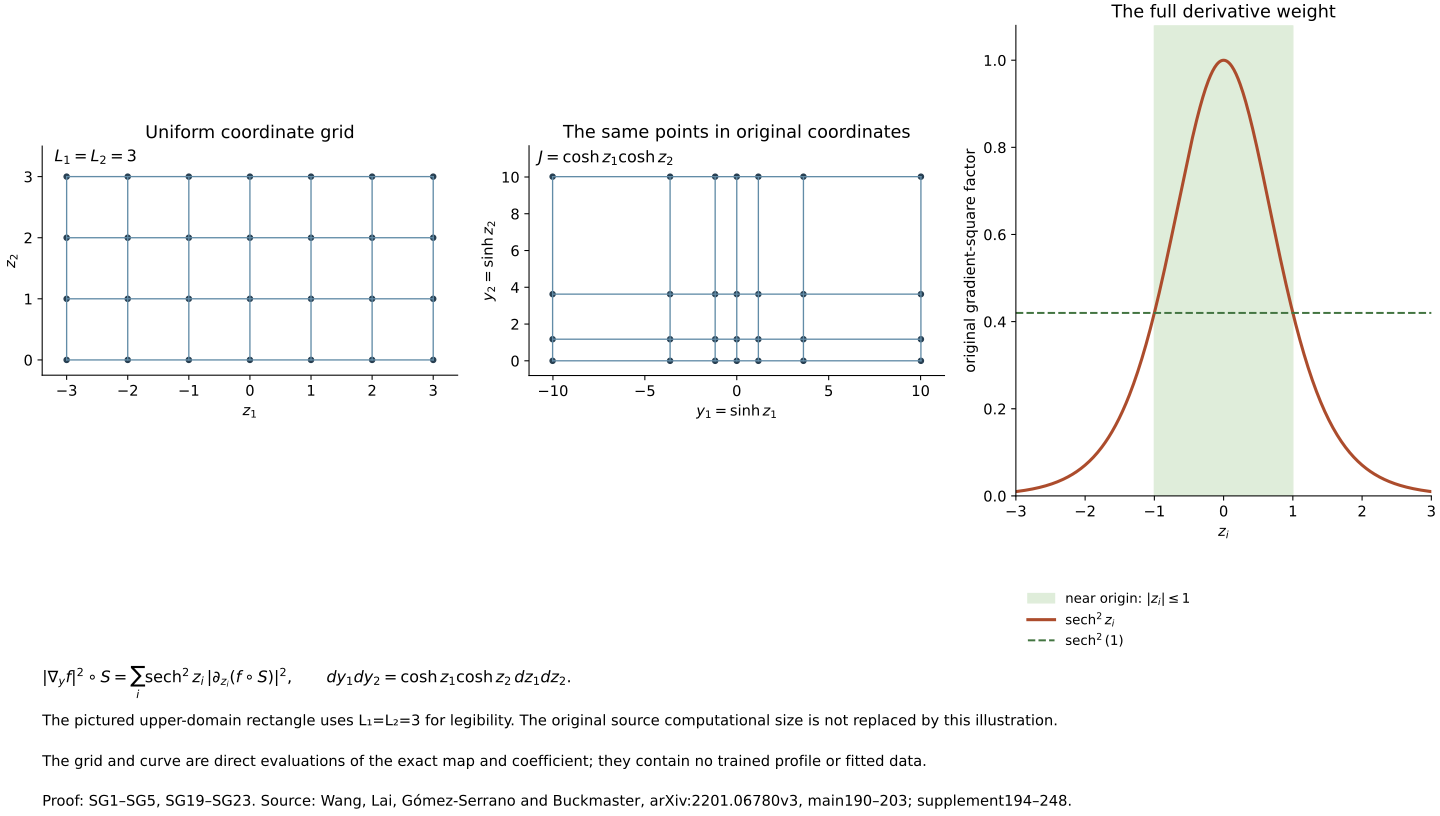

Here is the Python script that generated this plot:
"""Original sinh coordinates, derivative factors and exact integration measures."""
from pathlib import Path
import matplotlib
matplotlib.use('Agg')
import matplotlib.pyplot as plt
import numpy as np
R=Path(__file__).resolve().parent
plt.rcParams.update({'font.family':'DejaVu Sans','mathtext.fontset':'dejavusans','font.size':11})
fig=plt.figure(figsize=(15,8.5),layout='constrained');g=fig.add_gridspec(2,3,height_ratios=[1,0.32])
az=fig.add_subplot(g[0,0]);ay=fig.add_subplot(g[0,1]);aw=fig.add_subplot(g[0,2]);cap=fig.add_subplot(g[1,:])
for a in range(-3,4):
    az.plot([a,a],[0,3],color='#628ca7',lw=1)
    ay.plot([np.sinh(a)]*2,[0,np.sinh(3)],color='#628ca7',lw=1)
for b in range(4):
    az.plot([-3,3],[b,b],color='#628ca7',lw=1)
    ay.plot([-np.sinh(3),np.sinh(3)],[np.sinh(b)]*2,color='#628ca7',lw=1)
zz=np.array([(a,b) for a in range(-3,4) for b in range(4)])
az.scatter(zz[:,0],zz[:,1],s=15,color='#263e51');ay.scatter(np.sinh(zz[:,0]),np.sinh(zz[:,1]),s=15,color='#263e51')
az.set(xlim=(-3.4,3.4),ylim=(-0.25,3.5),xlabel=r'$z_1$',ylabel=r'$z_2$',title='Uniform coordinate grid')
ay.set(xlim=(-11.3,11.3),ylim=(-0.8,11.7),xlabel=r'$y_1=\sinh z_1$',ylabel=r'$y_2=\sinh z_2$',title='The same points in original coordinates')
for a in [az,ay]:a.spines[['top','right']].set_visible(False);a.set_aspect('equal',adjustable='box')
az.text(-3.2,3.25,r'$L_1=L_2=3$',fontsize=12)
ay.text(-10.8,10.8,r'$J=\cosh z_1\cosh z_2$',fontsize=12)
xs=np.linspace(-3,3,601);ys=1/np.cosh(xs)**2
aw.axvspan(-1,1,color='#dfedda',label=r'near origin: $|z_i|\leq1$')
aw.plot(xs,ys,color='#ac4c2c',lw=2.3,label=r'$\operatorname{sech}^2 z_i$')
aw.axhline(1/np.cosh(1)**2,color='#437541',ls='--',lw=1.5,label=r'$\operatorname{sech}^2(1)$')
aw.set(xlim=(-3,3),ylim=(0,1.08),xlabel=r'$z_i$',ylabel='original gradient-square factor',title='The full derivative weight')
aw.legend(loc='upper left',bbox_to_anchor=(0,-0.18),fontsize=10,frameon=False)
aw.spines[['top','right']].set_visible(False)
cap.axis('off')
lines=[
 r'$|\nabla_y f|^2\circ S=\sum_i\operatorname{sech}^2z_i\,|\partial_{z_i}(f\circ S)|^2,\qquad dy_1dy_2=\cosh z_1\cosh z_2\,dz_1dz_2.$',
 'The pictured upper-domain rectangle uses L₁=L₂=3 for legibility. The original source computational size is not replaced by this illustration.',
 'The grid and curve are direct evaluations of the exact map and coefficient; they contain no trained profile or fitted data.',
 'Proof: SG1–SG5, SG19–SG23. Source: Wang, Lai, Gómez-Serrano and Buckmaster, arXiv:2201.06780v3, main190–203; supplement194–248.'
]
for yy,txt in zip([0.97,0.65,0.38,0.12],lines):cap.text(0,yy,txt,va='top',fontsize=12 if yy>0.8 else 11)
for ext in ['png','svg']:fig.savefig(R/f'sinh-profile-metric.{ext}',dpi=180,facecolor='white')
print(str(R/'sinh-profile-metric.png'))
